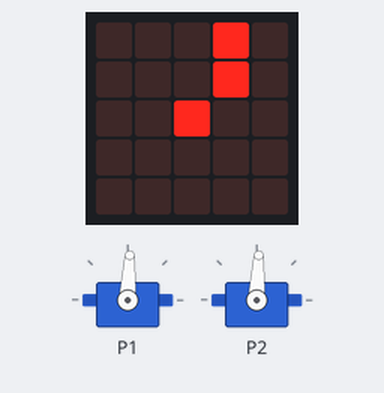
A program run on a simulated BBC micro:bit running MicroPython. Shown: the board's 5×5 LED display, 2 × servo. Servo angles are drawn from the pulse width (0.5 ms = 0°, 2.5 ms = 180°).

Above: at 0.1 s.
At 1.1 s:
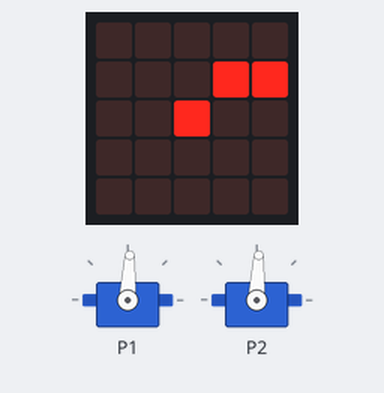
At 1.6 s:
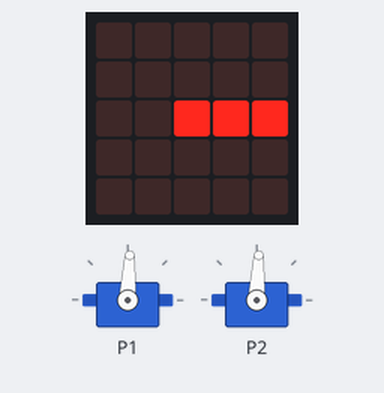
At 2.6 s:
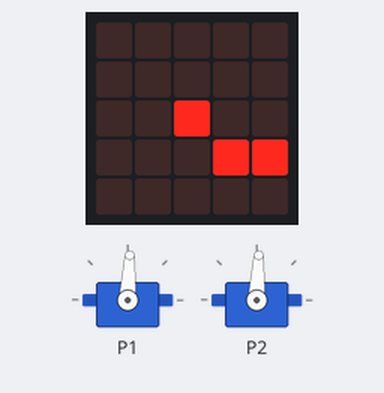

The program:

ServoTest3.py
```python
# Add your Python code here. E.g.
from microbit import *

def powerToAnalog(power):
    if(power <= -100):
        return 45
    elif(power >= 100):
        return 105
    else:
        return power*0.3 + 75

def forward(power):
    pin1.write_analog(powerToAnalog(power))
    pin2.write_analog(powerToAnalog(-power))

while True:
    display.show(Image.CLOCK1)
    forward(0)
    sleep(1000)
    display.show(Image.CLOCK2)
    forward(0)
    sleep(500)
    display.show(Image.CLOCK3)
    forward(0)
    sleep(1000)
    display.show(Image.CLOCK4)
    forward(0)
    sleep(500)
```

Measured:
- by itself, everything shown: repeats every 3.0 s, in 4 steps
- what the display in image 1 shows lasts 0.5 s, from 1.0 s to 1.5 s
- what the display in image 2 shows lasts 1.0 s, from 1.5 s to 2.5 s
